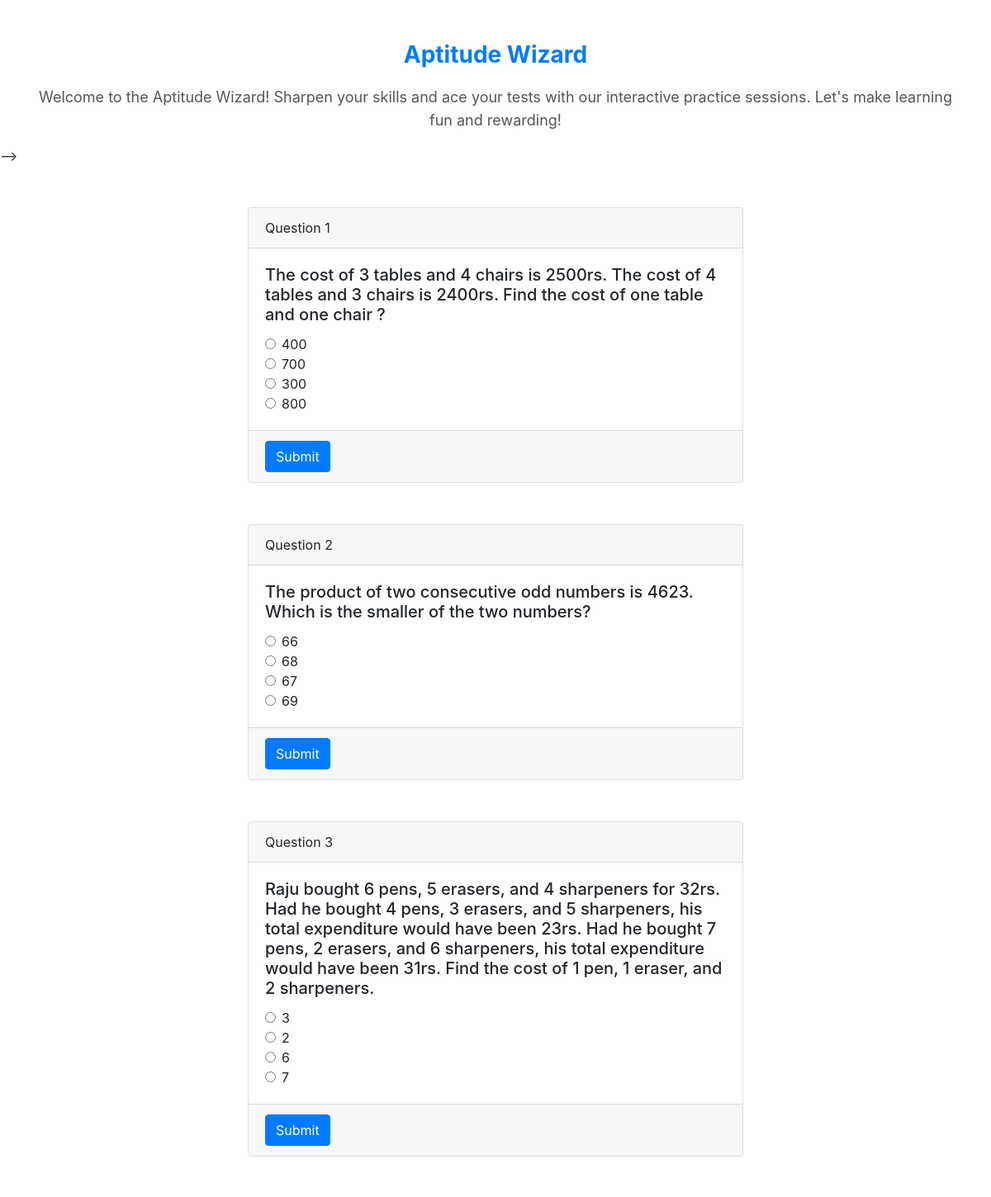
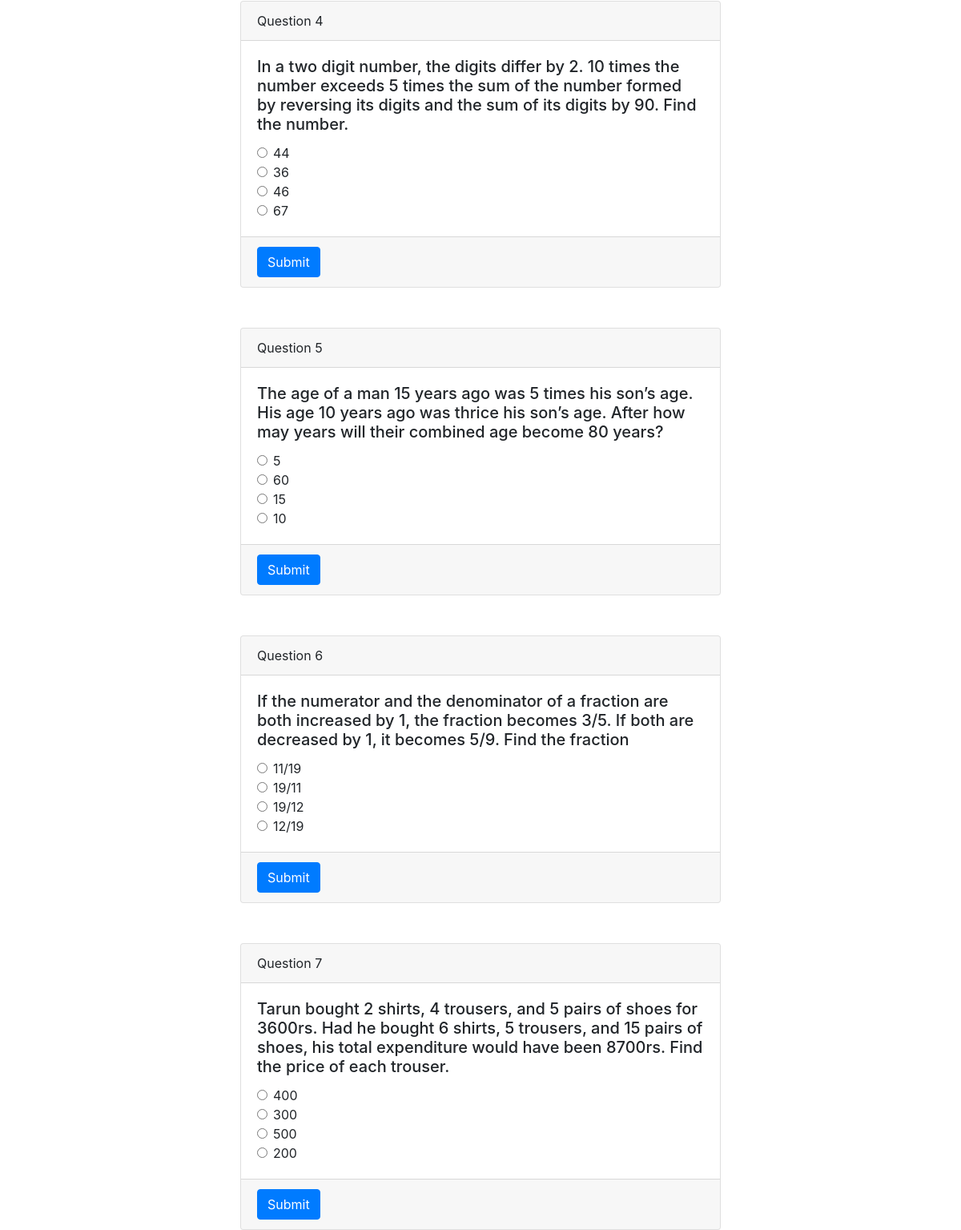
Page /quantitative-aptitude/simpleEquations/ (signed in) on the committed database (2 pictures, top to bottom).
### aptitudewizard/models.py (models this page shows)
class Question(models.Model):
    user = models.ForeignKey(User,on_delete=models.SET_NULL,null=True,blank=True)
    category = models.TextField(null=True,blank=True)
    question = models.TextField(null=True,blank=True)
    option_1 = models.TextField(null=True,blank=True)
    option_2 = models.TextField(null=True,blank=True)
    option_3 = models.TextField(null=True,blank=True)
    option_4 = models.TextField(null=True,blank=True)
    correct_answer = models.TextField(null=True,blank=True)
    solution = models.TextField(null=True,blank=True)

### aptitudewizard/views.py (the view)
# urls.py: path("quantitative-aptitude/<str:category>/",Questions,name="questions"),
@login_required(login_url="/login/")
def Questions(request,category):
    context = {'question':Question.objects.all().filter(category=category)}
    return render(request,'questions.html',context)

### templates/questions.html (shortened to what this page needs)
<!DOCTYPE html>
<html lang="en">
<head>
  <link rel="stylesheet" href="https://stackpath.bootstrapcdn.com/bootstrap/4.5.2/css/bootstrap.min.css">
</head>
<body>
<div class="container aptitude-wizard animated">
  <div class="row">
    <div class="col-md-12">
      <h3>Aptitude Wizard</h3>
      <p>Welcome to the Aptitude Wizard! Sharpen your skills and ace your tests with our interactive practice sessions. Let's make learning fun and rewarding!</p>
    </div>
  </div>
</div>
</a> -->
{% for q in question %}
<div class="container">
  <div class="card">
    <div class="card-header">
      Question {{forloop.counter}}
    </div>
    <div class="card-body">
      <h5 class="card-title">{{q.question}}</h5>
      <form id="questionForm{{forloop.counter}}">
        <div class="form-check">
          <input class="form-check-input" type="radio" name="option{{forloop.counter}}" id="option1{{forloop.counter}}" value="a">
          <label class="form-check-label" for="option1{{forloop.counter}}">
            {{q.option_1}}
          </label>
        </div>
        <div class="form-check">
          <input class="form-check-input" type="radio" name="option{{forloop.counter}}" id="option2{{forloop.counter}}" value="b">
          <label class="form-check-label" for="option2{{forloop.counter}}">
            {{q.option_2}}
          </label>
        </div>
        <div class="form-check">
          <input class="form-check-input" type="radio" name="option{{forloop.counter}}" id="option3{{forloop.counter}}" value="c">
          <label class="form-check-label" for="option3{{forloop.counter}}">
            {{q.option_3}}
          </label>
        </div>
        <div class="form-check">
          <input class="form-check-input" type="radio" name="option{{forloop.counter}}" id="option4{{forloop.counter}}" value="d">
          <label class="form-check-label" for="option4{{forloop.counter}}">
            {{q.option_4}}
          </label>
        </div>
      </form>
    </div>
    <div class="card-footer text-muted">
      <button type="button" class="btn btn-primary" onclick="checkAnswer('{{q.correct_answer}}', {{forloop.counter}})">Submit</button>
    </div>
  </div>
</div>
{% endfor %}
</body>
</html>

### templates/questions.html (style rules this page uses)
.card { width: 80%; max-width: 600px; margin: 0 auto; margin-top: 50px; animation: fadeInUp 0.5s ease forwards; }
.aptitude-wizard { text-align: center; margin-top: 50px; }
.aptitude-wizard h3 { color: #007bff; font-size: 28px; font-weight: bold; margin-bottom: 20px; }
.aptitude-wizard p { font-size: 18px; line-height: 1.6; color: #555; }
.aptitude-wizard.animated { animation: slideInLeft 0.5s ease forwards; }

### rows in the picture
Question: question "The cost of 3 tables and 4 chairs is 2500rs. The cost of 4 tables and 3 chairs is 2400rs. Find the cost of one table and one chair ?", option_1 "400", option_2 "700", option_3 "300", option_4 "800"
Question: question "The product of two consecutive odd numbers is 4623. Which is the smaller of the two numbers?", option_1 "66", option_2 "68", option_3 "67", option_4 "69"
Question: question "Raju bought 6 pens, 5 erasers, and 4 sharpeners for 32rs. Had he bought 4 pens, 3 erasers, and 5 sharpeners, his total expenditure would have been 23rs. Had he bought 7 pens, 2 erasers, and 6 sharpeners, his total expenditure would have been 31rs. Find the cost of 1 pen, 1 eraser, and 2 sharpeners.", option_1 "3", option_2 "2", option_3 "6", option_4 "7"
Question: question "In a two digit number, the digits differ by 2. 10 times the number exceeds 5 times the sum of the number formed by reversing its digits and the sum of its digits by 90. Find the number.", option_1 "44", option_2 "36", option_3 "46", option_4 "67"
Question: question "The age of a man 15 years ago was 5 times his son’s age. His age 10 years ago was thrice his son’s age. After how may years will their combined age become 80 years?", option_1 "5", option_2 "60", option_3 "15", option_4 "10"
Question: question "If the numerator and the denominator of a fraction are both increased by 1, the fraction becomes 3/5. If both are decreased by 1, it becomes 5/9. Find the fraction", option_1 "11/19", option_2 "19/11", option_3 "19/12", option_4 "12/19"
Question: question "Tarun bought 2 shirts, 4 trousers, and 5 pairs of shoes for 3600rs. Had he bought 6 shirts, 5 trousers, and 15 pairs of shoes, his total expenditure would have been 8700rs. Find the price of each trouser.", option_1 "400", option_2 "300", option_3 "500", option_4 "200"
